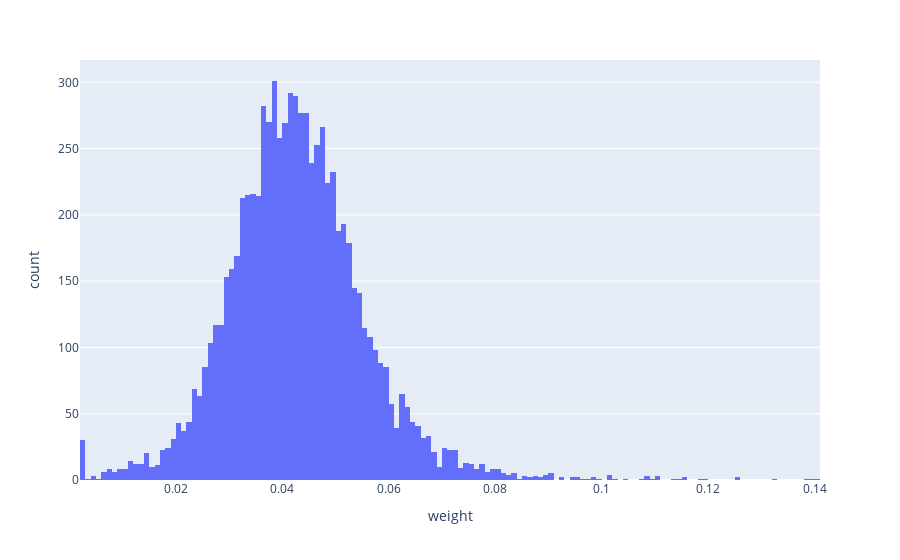

The code cell stored with this chart in its notebook:
### Code cell
px.histogram(age_df, x = 'weight')

### Figure 1 — Plotly figure (JSON) as saved in the notebook; plotly's stock layout.template omitted (floating-point values rounded to 4 significant figures; data arrays with more than 128 entries replaced by an {"elided": "..."} marker saying what was removed)
{"data": [{"alignmentgroup": "True", "bingroup": "x", "hovertemplate": "weight=%{x}<br>count=%{y}<extra></extra>", "legendgroup": "", "marker": {"color": "#636efa", "pattern": {"shape": ""}}, "name": "", "offsetgroup": "", "orientation": "v", "showlegend": false, "type": "histogram", "x": {"elided": "7929 float values"}, "xaxis": "x", "yaxis": "y"}], "layout": {"barmode": "relative", "legend": {"tracegroupgap": 0}, "margin": {"t": 60}, "xaxis": {"anchor": "y", "domain": [0, 1], "title": {"text": "weight"}}, "yaxis": {"anchor": "x", "domain": [0, 1], "title": {"text": "count"}}}}
